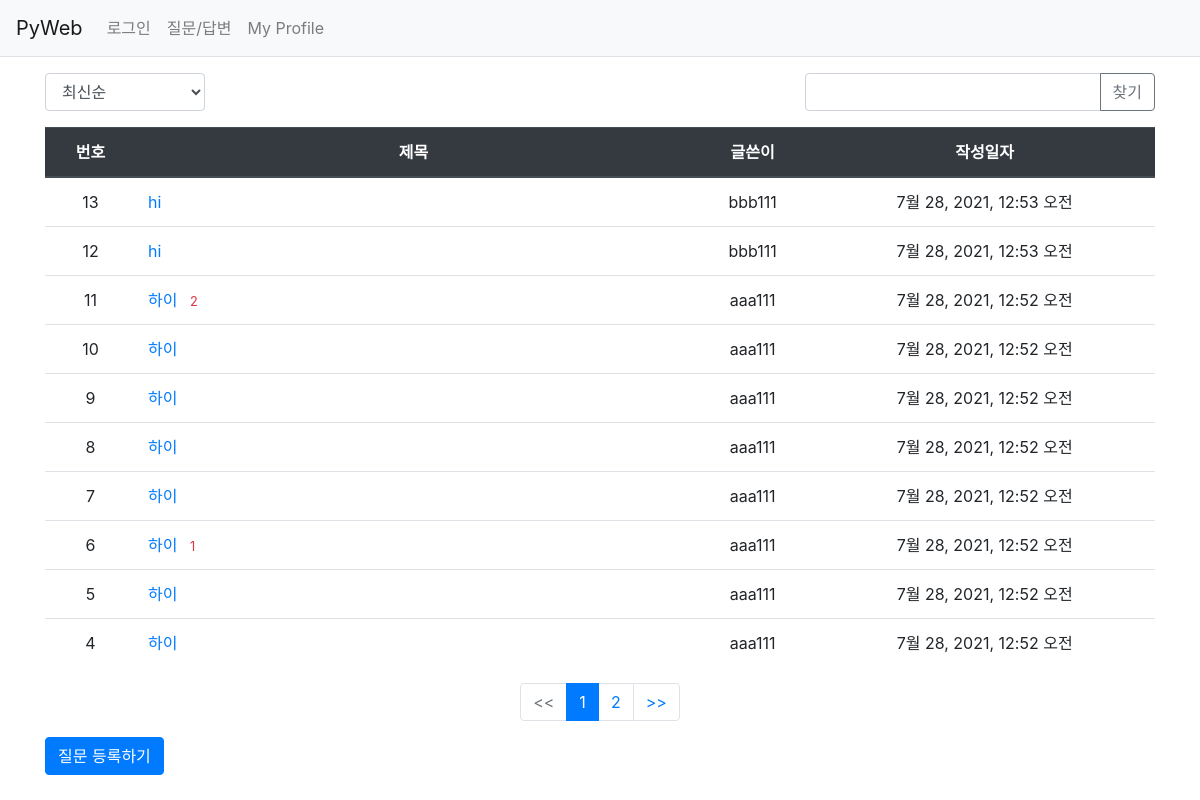
The app's page /pybo/board/ with its own data.
### pybo/models.py (models this page shows, shortened)
class Question(models.Model):
    author = models.ForeignKey(User, on_delete=models.CASCADE,
                               related_name='author_question')
    subject = models.CharField(max_length=200)
    content = models.TextField()
    create_date = models.DateTimeField()
    modify_date = models.DateTimeField(null=True, blank=True)
    voter = models.ManyToManyField(User, related_name='voter_question')

### pybo/views/base_views.py (the view, shortened to what this page needs)
# urls.py: path('board/', base_views.board, name='board'),
def board(request):
    page = request.GET.get('page', '1')  # 페이지
    kw = request.GET.get('kw', '')  # 검색어
    so = request.GET.get('so', 'recent')  # 정렬 기준
    if so == 'recommend':
        question_list = Question.objects.annotate(  # num_voter : 임시 필드
            num_voter=Count('voter')).order_by('-num_voter', '-create_date')
    elif so == 'popular':
        question_list = Question.objects.annotate(
            num_answer=Count('answer')).order_by('-num_answer', '-create_date')
    else:  # recent
        question_list = Question.objects.order_by('-create_date')
    paginator = Paginator(question_list, 10)
    page_obj = paginator.get_page(page)
    context = {'question_list': page_obj, 'page': page, 'kw': kw, 'so': so}
    return render(request, 'pybo/question_list.html', context)

### pybo/templatetags/pybo_filter.py (called while the page is built)
@register.filter
def sub(value, arg):
    return value - arg

### templates/pybo/question_list.html (shortened to what this page needs)
{% extends 'base.html' %}
{% load pybo_filter %}
{% block content %}
<div class="container my-3">
  <div class="row justify-content-between my-3">
      <div class="col-2">
          <select class="form-control so">
              <option value="recent" {% if so == 'recent' %}selected{% endif %}>
                  최신순
              </option>
          </select>
      </div>
      <div class="col-4 input-group">
          <input type="text" class="form-control kw"
            value="{{ kw|default_if_none:'' }}">
          <div class="input-group-append">
              <button class="btn btn-outline-secondary" type="button"
                      id="btn_search">찾기
              </button>
          </div>
      </div>
  </div>
  <table class="table">
    <thead>
      <tr class="thead-dark text-center">
        <th>번호</th>
        <th style="width: 50%">제목</th>
        <th>글쓴이</th>
        <th>작성일자</th>
      </tr>
    </thead>
    <tbody>
    {% if question_list %}
        {% for question in question_list %}
            <tr class="text-center">
                <td>{{ question_list.paginator.count|sub:question_list.start_index|sub:forloop.counter0|add:1 }}</td>
                <td class="text-left">
                    <a href="{% url 'pybo:detail' question.id %}">
                        {{ question.subject }}
                        {% if question.answer_set.count %}
                        <span class="text-danger small ml-2">
                            {{ question.answer_set.count }}
                        </span>
                        {% endif %}
                    </a>
                </td>
                <td>{{ question.author.username }}</td>
                <td>{{ question.create_date }}</td>
            </tr>
        {% endfor %}
    {% else %}
        <tr>
            <td colspan="3">질문이 없습니다.</td>
        </tr>
    {% endif %}
    </tbody>
  </table>
  <ul class="pagination justify-content-center">
      {% if question_list.has_previous %}
      <div class="page-item">
          <a class="page-link" href="#" data-page="{{ question_list.previous_page_number }}">
              <<
          </a>
      </div>
      {% else %}
      <li class="page-item disabled">
          <a class="page-link" tabindex="-1" aria-disabled="true"
             href="#"><<</a>
      </li>
      {% endif %}
      {% for page_number in question_list.paginator.page_range %}
          {% if page_number == question_list.number %}
          <li class="page-item active" aria-current="page">
            <a class="page-link" href="#"
                data-page="{{ page_number }}">
                {{ page_number }}
            </a>
          </li>
          {% else %}
          <li class="page-item">
              <a class="page-link" href="#"
                data-page="{{ page_number }}">
                {{ page_number }}
              </a>
          </li>
          {% endif %}
      {% endfor %}
      {% if question_list.has_next %}
      <div class="page-item">
          <a class="page-link" href="#"
            data-page="{{ question_list.next_page_number }}">
              >>
          </a>
      </div>
      {% else %}
      <li class="page-item disabled">
          <a class="page-link" tabindex="-1" aria-disabled="true"
             href="#">>></a>
      </li>
      {% endif %}
  </ul>
  <a href="{% url 'pybo:question_create' %}" class="btn btn-primary">질문 등록하기</a>
</div>
{% endblock %}

### records on screen
Question: paginator.count|sub "13", subject "hi", author.username "bbb111", create_date "7월 28, 2021, 12:53 오전"
Question: paginator.count|sub "12", subject "hi", author.username "bbb111", create_date "7월 28, 2021, 12:53 오전"
Question: paginator.count|sub "11", subject "하이", answer_set.count "2", author.username "aaa111", create_date "7월 28, 2021, 12:52 오전"
Question: paginator.count|sub "10", subject "하이", author.username "aaa111", create_date "7월 28, 2021, 12:52 오전"
Question: paginator.count|sub "9", subject "하이", author.username "aaa111", create_date "7월 28, 2021, 12:52 오전"
Question: paginator.count|sub "8", subject "하이", author.username "aaa111", create_date "7월 28, 2021, 12:52 오전"
Question: paginator.count|sub "7", subject "하이", author.username "aaa111", create_date "7월 28, 2021, 12:52 오전"
Question: paginator.count|sub "6", subject "하이", answer_set.count "1", author.username "aaa111", create_date "7월 28, 2021, 12:52 오전"
Question: paginator.count|sub "5", subject "하이", author.username "aaa111", create_date "7월 28, 2021, 12:52 오전"
Question: paginator.count|sub "4", subject "하이", author.username "aaa111", create_date "7월 28, 2021, 12:52 오전"

### other values on screen
{{ page_number }} "1"
{{ page_number }} "2"
